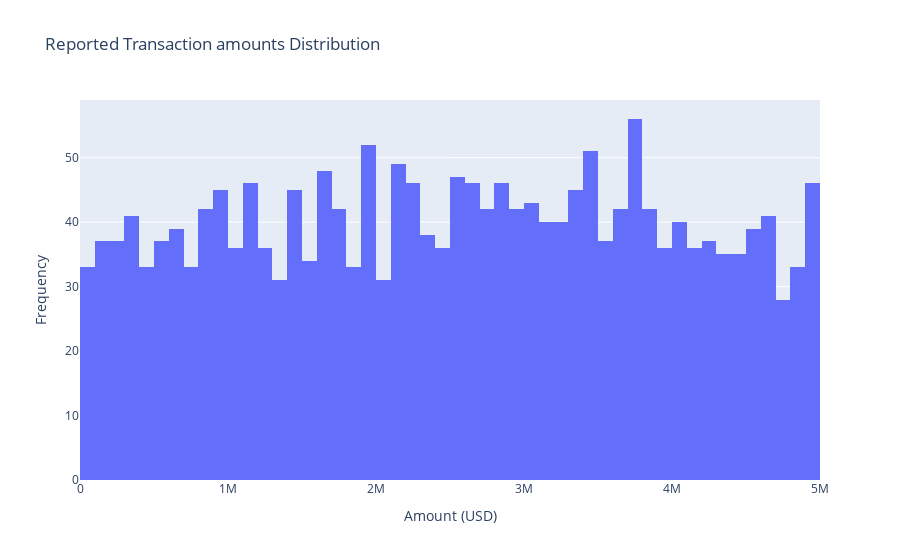
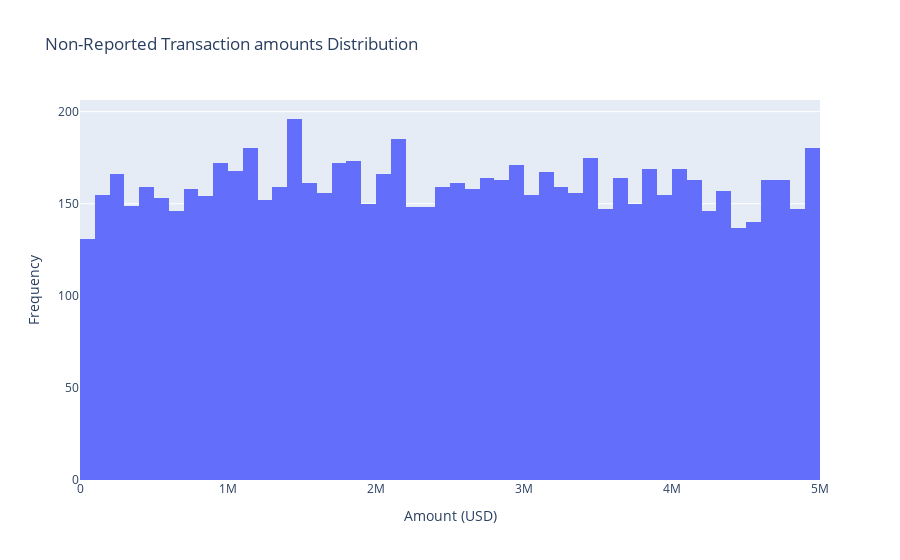

The notebook cell saved with these charts, in order:
### Code cell
reported_transactions = df[df['Reported by Authority'] == True]
non_reported_transactions = df[df['Reported by Authority'] == False]
fig1 = px.histogram(reported_transactions, x='Amount (USD)', title='Reported Transaction amounts Distribution', nbins=50)
fig1.update_layout(xaxis_title='Amount (USD)', yaxis_title= 'Frequency')
fig1.show()
fig2 = px.histogram(non_reported_transactions, x='Amount (USD)', title='Non-Reported Transaction amounts Distribution', nbins=50)
fig2.update_layout(xaxis_title='Amount (USD)', yaxis_title= 'Frequency')
fig2.show()

### Figure 1 — Plotly figure (JSON) as saved in the notebook; plotly's stock layout.template omitted (floating-point values rounded to 4 significant figures; data arrays with more than 128 entries replaced by an {"elided": "..."} marker saying what was removed)
{"data": [{"alignmentgroup": "True", "bingroup": "x", "hovertemplate": "Amount (USD)=%{x}<br>count=%{y}<extra></extra>", "legendgroup": "", "marker": {"color": "#636efa", "pattern": {"shape": ""}}, "name": "", "nbinsx": 50, "offsetgroup": "", "orientation": "v", "showlegend": false, "type": "histogram", "x": {"elided": "2005 int values"}, "xaxis": "x", "yaxis": "y"}], "layout": {"barmode": "relative", "legend": {"tracegroupgap": 0}, "title": {"text": "Reported Transaction amounts Distribution"}, "xaxis": {"anchor": "y", "domain": [0, 1], "title": {"text": "Amount (USD)"}}, "yaxis": {"anchor": "x", "domain": [0, 1], "title": {"text": "Frequency"}}}}

### Figure 2 — Plotly figure (JSON) as saved in the notebook; plotly's stock layout.template omitted (floating-point values rounded to 4 significant figures; data arrays with more than 128 entries replaced by an {"elided": "..."} marker saying what was removed)
{"data": [{"alignmentgroup": "True", "bingroup": "x", "hovertemplate": "Amount (USD)=%{x}<br>count=%{y}<extra></extra>", "legendgroup": "", "marker": {"color": "#636efa", "pattern": {"shape": ""}}, "name": "", "nbinsx": 50, "offsetgroup": "", "orientation": "v", "showlegend": false, "type": "histogram", "x": {"elided": "7995 int values"}, "xaxis": "x", "yaxis": "y"}], "layout": {"barmode": "relative", "legend": {"tracegroupgap": 0}, "title": {"text": "Non-Reported Transaction amounts Distribution"}, "xaxis": {"anchor": "y", "domain": [0, 1], "title": {"text": "Amount (USD)"}}, "yaxis": {"anchor": "x", "domain": [0, 1], "title": {"text": "Frequency"}}}}
